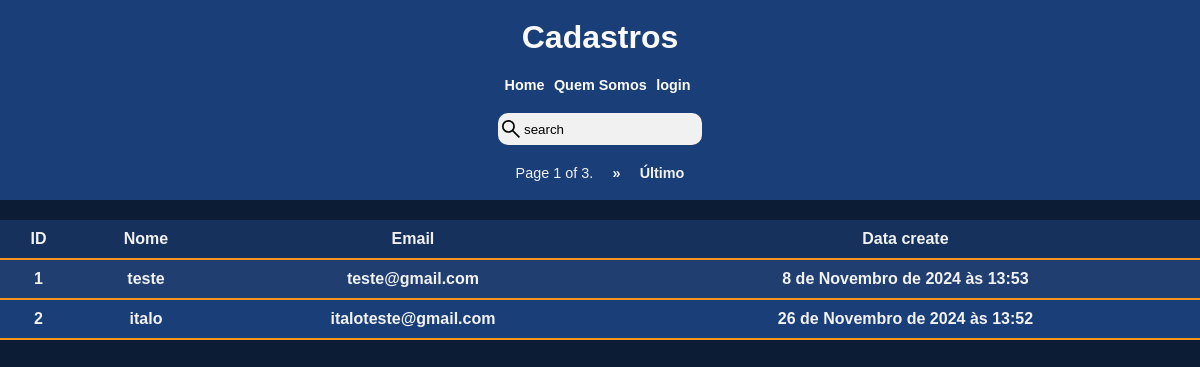
Screenshot of /usuarios/ with the database file from the repository.
### contact/models.py (models this page shows, shortened)
class Usuarios(models.Model):
    id_usuario = models.AutoField(primary_key=True)
    nome = models.CharField(max_length=255)
    gmail = models.EmailField(max_length=255, unique=True)
    senha = models.CharField(max_length=255, validators=[MinLengthValidator(4)])
    created_date = models.DateTimeField(default=timezone.now)

### contact/views.py (the view, shortened to what this page needs)
# urls.py: path('usuarios/', views.usuarios, name='usuarios'),
def usuarios(request):
    usuarios =  Usuarios.objects.all()
    paginator = Paginator(usuarios, 2)  # Show 25 contacts per page.
    page_number = request.GET.get("page")
    page_obj = paginator.get_page(page_number)
    return render(request, "contact/usuarios.html", {"page_obj": page_obj})

### contact/templates/contact/usuarios.html
{% extends "base/usuarios.html" %}
{%block content%}
    <main id="lista-usuarios">
        <table>
            <thead>
                <tr>
                    <th> ID </th>
                    <th> Nome </th>
                    <th> Email</th>
                    <th> Data create </th>
                </tr>
            </thead>
            <tbody id="tabela-usuarios">
                {% for usuarios in page_obj %}
                    <tr>
                        <td>
                            {{ usuarios.id_usuario }}
                        </td>
                        <td>
                            {{ usuarios.nome }}
                        </td>
                        <td>
                            {{ usuarios.gmail }}
                        </td>
                        <td>
                            {{ usuarios.created_date }}
                        </td>
                    </tr>
                {% endfor %}
            </tbody>
        </table>
    </main>
{% endblock content%}

### templates/static/global/css/style.css (style rules this page uses)
* { margin: 0%; padding: 0%; }
:root { --cor01: #ffcc14; --cor02: #1a3e78; --cor03: #0F23D9; --cor04: #f8951d; --cor05: black; --cor06: #fff; --cor07: #fafafa; --cor08: #f1f1f1; --cor09: white; }
body { font-family:'Lucida Sans', 'Lucida Sans Regular', 'Lucida Grande', 'Lucida Sans Unicode', Geneva, Verdana, sans-serif; }
main { text-align: justify; text-decoration: none; padding-top: 70px; }
#body-usuarios { background-color: #0d1c35 !important; }
#lista-usuarios { width: 100%; overflow-x: auto; }
table { width: 100%; border-collapse: collapse; margin-top: 150px; table-layout: auto; }
th, td { padding: 10px; text-align: center; border: 2px solid var(--cor04); border-left: none; border-right: none; border-top: none; word-wrap: break-word; }
th { background-color: #16315c; color: var(--cor08); font-weight: bolder; }
tr { background-color: #203f70; color: var(--cor08); font-weight: 600; }
tr:nth-child(even) { background-color: var(--cor02); }

### templates/static/global/css/partials.css (style rules this page uses)
* { margin: 0%; padding: 0%; }
:root { --cor01: #ffcc14; --cor02: #1a3e78; --cor03: #0F23D9; --cor04: #f8951d; --cor05: black; --cor06: #fff; --cor07: #fafafa; --cor08: #f1f1f1; --spacing: 1.5rem; --transition-fast: 300ms; --link-dark-color: rgb(0, 83, 134); }

### rows the page displays
Usuarios: id_usuario "1", nome "teste", gmail "teste@gmail.com", created_date "8 de Novembro de 2024 às 13:53"
Usuarios: id_usuario "2", nome "italo", gmail "italoteste@gmail.com", created_date "26 de Novembro de 2024 às 13:52"

### other values shown
{{ page_obj.number }} "1"
{{ page_obj.paginator.num_pages }} "3"
